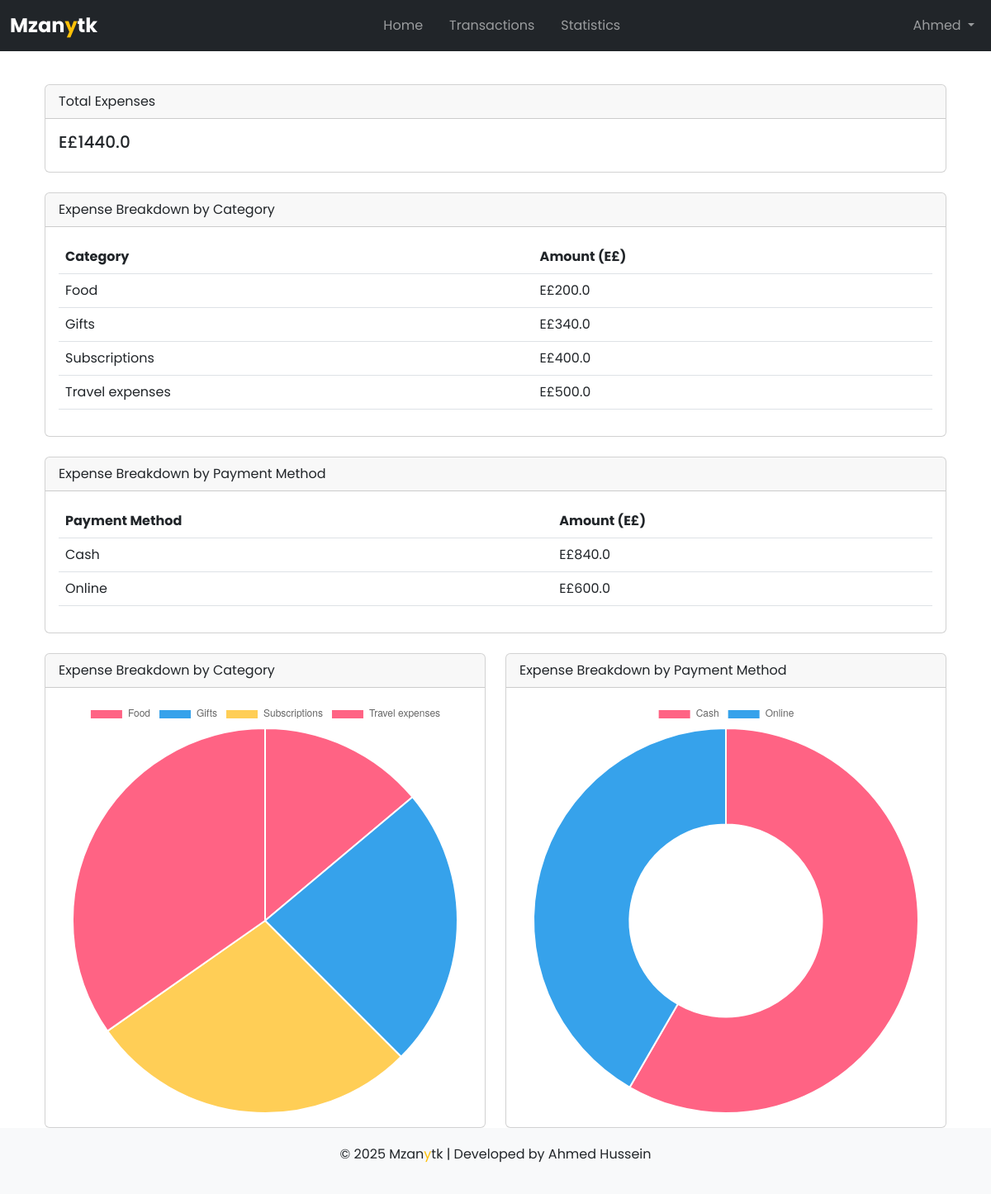
The app's page /statistics (signed in) with its own data.
### tables this page shows
CREATE TABLE "transactions" (id INTEGER PRIMARY KEY AUTOINCREMENT, user_id INTEGER NOT NULL, amount REAL NOT NULL, category TEXT NOT NULL, date TEXT NOT NULL, description TEXT, payment_method TEXT NOT NULL, FOREIGN KEY (user_id) REFERENCES users (id) );

### app.py (the view)
@app.route("/statistics")
def statistics():
    if "user_id" in session:
        user_id = session["user_id"]
        username = session["username"]  # Retrieve the username from session
        total_expenses_result = db.execute("SELECT SUM(amount) AS total FROM transactions WHERE user_id = ?", user_id)
        total_expenses = total_expenses_result[0]["total"] if total_expenses_result and total_expenses_result[0]["total"] else 0
        expense_by_category_result = db.execute("SELECT category, SUM(amount) AS total FROM transactions WHERE user_id = ? GROUP BY category", user_id)
        expense_by_category = {row["category"]: row["total"] for row in expense_by_category_result}
        expense_by_payment_method_result = db.execute("SELECT payment_method, SUM(amount) AS total FROM transactions WHERE user_id = ? GROUP BY payment_method", user_id)
        expense_by_payment_method = {row["payment_method"]: row["total"] for row in expense_by_payment_method_result}
        return render_template('statistics.html',
                               username=username,  # Pass the username to the template
                               total_expenses=total_expenses,
                               expense_by_category=expense_by_category,
                               expense_by_payment_method=expense_by_payment_method)
    return redirect("/login")

### app.py (called while the page is built)
@app.after_request
def after_request(response):
    response.headers["Cache-Control"] = "no-cache, no-store, must-revalidate"
    response.headers["Expires"] = 0
    response.headers["Pragma"] = "no-cache"
    return response

### templates/statistics.html (shortened to what this page needs)
{% extends 'layout.html' %}
{% block content %}
<div class="container mt-4">
    <div class="card mb-4">
        <div class="card-header">
            Total Expenses
        </div>
        <div class="card-body">
            <h5 class="card-title">E£{{ total_expenses }}</h5>
        </div>
    </div>
    <div class="card mb-4">
        <div class="card-header">
            Expense Breakdown by Category
        </div>
        <div class="card-body">
            <table class="table">
                <thead>
                    <tr>
                        <th>Category</th>
                        <th>Amount (E£)</th>
                    </tr>
                </thead>
                <tbody>
                    {% for category, amount in expense_by_category.items() %}
                    <tr>
                        <td>{{ category }}</td>
                        <td>E£{{ amount }}</td>
                    </tr>
                    {% endfor %}
                </tbody>
            </table>
        </div>
    </div>
    <div class="card mb-4">
        <div class="card-header">
            Expense Breakdown by Payment Method
        </div>
        <div class="card-body">
            <table class="table">
                <thead>
                    <tr>
                        <th>Payment Method</th>
                        <th>Amount (E£)</th>
                    </tr>
                </thead>
                <tbody>
                    {% for method, amount in expense_by_payment_method.items() %}
                    <tr>
                        <td>{{ method }}</td>
                        <td>E£{{ amount }}</td>
                    </tr>
                    {% endfor %}
                </tbody>
            </table>
        </div>
    </div>
    <div class="row mt-4">
        <div class="col-md-6">
            <div class="card">
                <div class="card-header">
                    Expense Breakdown by Category
                </div>
                <div class="card-body">
                    <canvas id="categoryChart" width="200" height="100"></canvas>
                </div>
            </div>
        </div>
        <div class="col-md-6">
            <div class="card">
                <div class="card-header">
                    Expense Breakdown by Payment Method
                </div>
                <div class="card-body">
                    <canvas id="paymentChart" width="200" height="100"></canvas>
                </div>
            </div>
        </div>
    </div>
</div>
<script>
    function renderCategoryChart() {
        const data = {{ expense_by_category | tojson }};
        console.log("Category Data:", data);
        if (Object.keys(data).length === 0) {
            document.getElementById('categoryChart').style.display = 'none';
            return;
        }
        const ctx = document.getElementById('categoryChart').getContext('2d');
        new Chart(ctx, {
            type: 'pie',
            data: {
                labels: Object.keys(data),
                datasets: [{
                    label: 'Expense by Category',
                    data: Object.values(data),
                    backgroundColor: ['#FF6384', '#36A2EB', '#FFCE56']
                }]
            },
        });
    }
    function renderPaymentChart() {
        const data = {{ expense_by_payment_method | tojson }};
        console.log("Payment Data:", data);
        if (Object.keys(data).length === 0) {
            document.getElementById('paymentChart').style.display = 'none';
            return;
        }
        const ctx = document.getElementById('paymentChart').getContext('2d');
        new Chart(ctx, {
            type: 'doughnut',
            data: {
                labels: Object.keys(data),
                datasets: [{
                    label: 'Expense by Payment Method',
                    data: Object.values(data),
                    backgroundColor: ['#FF6384', '#36A2EB', '#FFCE56']
                }]
            },
        });
    }
    document.addEventListener('DOMContentLoaded', () => {
        renderCategoryChart();
        renderPaymentChart();
    });
</script>
{% endblock %}

### templates/layout.html (shortened to what this page needs)
<!DOCTYPE html>
<html lang="en">
    <head>
        <link href="https://cdn.jsdelivr.net/npm/bootstrap@5.3.0-alpha1/dist/css/bootstrap.min.css" rel="stylesheet">
        <link rel="stylesheet" href="https://cdnjs.cloudflare.com/ajax/libs/font-awesome/6.5.1/css/all.min.css" />
    </head>
    <body>
        <nav class="navbar navbar-expand-lg navbar-dark bg-dark">
            <div class="container-fluid">
                <a class="navbar-brand" href="/">Mzan<span style="color:#ffc107;">y</span>tk</a>
                <div class="collapse navbar-collapse justify-content-center" id="navbarSupportedContent">
                    <ul class="navbar-nav mb-2 mb-lg-0">
                        <li class="nav-item me-lg-3">
                            <a class="nav-link" href="/">Home</a>
                        </li>
                        <li class="nav-item me-lg-3">
                            <a class="nav-link" href="/transactions">Transactions</a>
                        </li>
                        <li class="nav-item me-lg-3">
                            <a class="nav-link" href="/statistics">Statistics</a>
                        </li>
                    </ul>
                </div>
                <div class="navbar-nav ms-auto">
                    {% if username %}
                    <div class="nav-item dropdown">
                        <a class="nav-link dropdown-toggle" href="#" id="navbarDropdown" role="button" data-bs-toggle="dropdown" aria-expanded="false">
                            {{ username }}
                        </a>
                    </div>
                    {% else %}
                    <a class="nav-link" href="/login">Login</a>
                    {% endif %}
                </div>
            </div>
        </nav>
        <div class="container">
            {% block content %}
            {% endblock %}
        </div>
        <footer class="footer">
            <div class="container">
                <p>&copy; 2025 Mzan<span style="color:#ffc107;">y</span>tk | Developed by Ahmed Hussein</p>
            </div>
        </footer>
    </body>
</html>

### templates/layout.html (style rules this page uses)
* { font-family: 'Poppins', sans-serif; }
.navbar-brand { font-weight: bold; font-size: 1.5rem; }
body { display: flex; flex-direction: column; min-height: 100vh; }
.container { flex: 1; }
footer { background-color: #f8f9fa; padding: 20px 0; text-align: center; width: 100%; }

### records on screen
transactions: category "Food", amount "200.0"
transactions: category "Gifts", amount "340.0"
transactions: category "Subscriptions", amount "400.0"
transactions: category "Travel expenses", amount "500.0"

### other values on screen
{{ username }} "Ahmed"
{{ total_expenses }} "1440.0"
{{ method }} "Cash" "Online"
{{ amount }} "840.0" "600.0"
chart data {{ expense_by_category | tojson }} {"Food": 200.0, "Gifts": 340.0, "Subscriptions": 400.0, "Travel expenses": 500.0}
chart data {{ expense_by_payment_method | tojson }} {"Cash": 840.0, "Online": 600.0}
